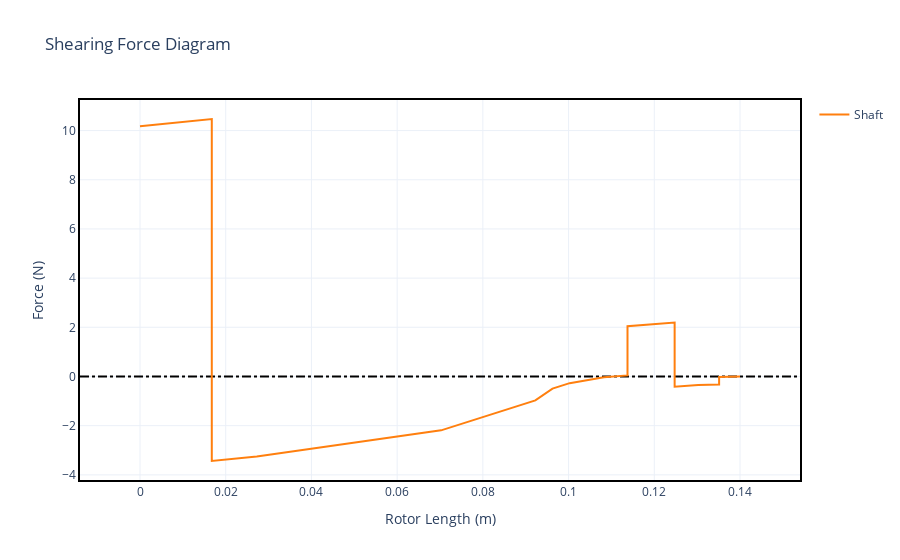

Notebook source saved alongside this figure:
### Markdown cell above
#### 4.2.3 - Shearing Force

### Code cell
static.plot_shearing_force()

### Figure 1 — Plotly figure (JSON) as saved in the notebook; plotly's stock layout.template omitted (floating-point values rounded to 4 significant figures)
{"data": [{"hoverinfo": "none", "line": {"color": "black", "dash": "dashdot"}, "mode": "lines", "showlegend": false, "type": "scatter", "x": [-0.014, 0.154], "y": [0, 0]}, {"hovertemplate": "Rotor Length (m): %{x:.2f}<br>Shearing Force (N): %{y:.2f}", "legendgroup": "Shaft", "mode": "lines", "name": "Shaft", "showlegend": true, "type": "scatter", "x": [0.0, 0.01675, 0.01675, 0.02725, 0.02725, 0.07025, 0.07025, 0.09225, 0.09225, 0.09625, 0.09625, 0.1003, 0.1003, 0.1083, 0.1083, 0.1138, 0.1138, 0.1193, 0.1193, 0.1248, 0.1248, 0.1303, 0.1303, 0.1351, 0.1351, 0.14], "y": [10.17, 10.47, -3.437, -3.25, -3.25, -2.19, -2.19, -0.9698, -0.9698, -0.4927, -0.4927, -0.2709, -0.2709, -0.03228, -0.03228, 0.04397, 2.044, 2.12, 2.12, 2.197, -0.4187, -0.3424, -0.3424, -0.3232, -0.01922, 2.325e-16]}], "layout": {"title": {"text": "Shearing Force Diagram"}, "xaxis": {"range": [-0.014, 0.154], "title": {"text": "Rotor Length (m)"}}, "yaxis": {"title": {"text": "Force (N)"}}}}
